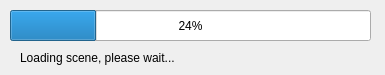
<?xml version="1.0" encoding="UTF-8"?>
<ui version="4.0">
 <class>Form</class>
 <widget class="QWidget" name="Form">
  <property name="geometry">
   <rect>
    <x>0</x>
    <y>0</y>
    <width>385</width>
    <height>75</height>
   </rect>
  </property>
  <property name="windowTitle">
   <string>Loading...</string>
  </property>
  <widget class="QProgressBar" name="progress_bar">
   <property name="geometry">
    <rect>
     <x>10</x>
     <y>10</y>
     <width>361</width>
     <height>31</height>
    </rect>
   </property>
   <property name="value">
    <number>24</number>
   </property>
  </widget>
  <widget class="QLabel" name="label">
   <property name="geometry">
    <rect>
     <x>20</x>
     <y>50</y>
     <width>181</width>
     <height>16</height>
    </rect>
   </property>
   <property name="text">
    <string>Loading scene, please wait...</string>
   </property>
  </widget>
 </widget>
 <resources/>
 <connections/>
</ui>
